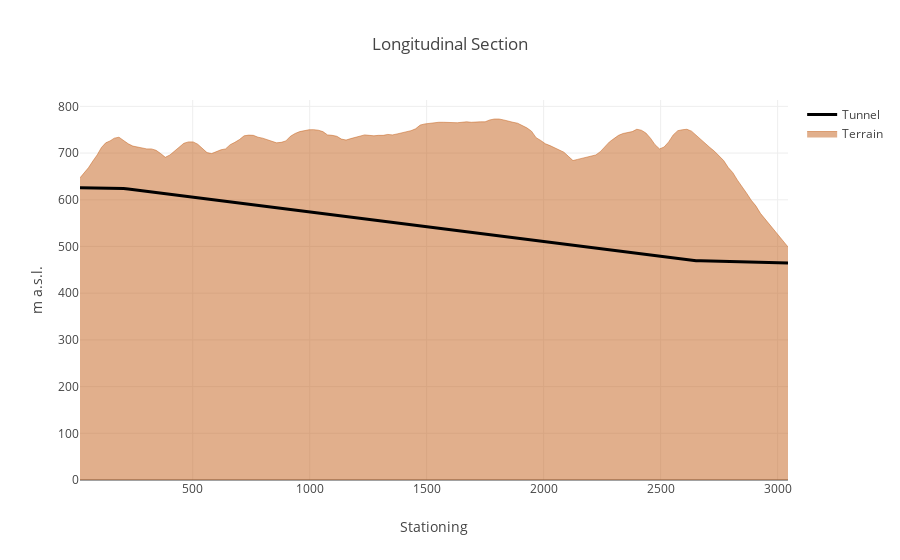
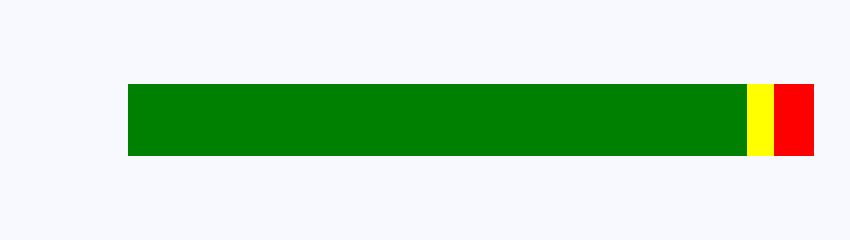

Notebook code cell kept with these figures, in order:
### Code cell
z_dtm_align = go.Scatter(
    x=alignment_stationed_df['distance_stat_sum'].tolist(),
    y=alignment_stationed_df['z_dtm_align'].tolist(),
    name = "Terrain",
    mode='lines',
    line=dict(width=0.5,
              color='rgb(196, 97, 26)'),
    fill='tonexty'
)

z_align_line = go.Scatter(
    x=alignment_stationed_df['distance_stat_sum'].tolist(),
    y=alignment_stationed_df['z_align'].tolist(),
    line=dict(width=3,
              color='rgb(0, 0, 0)'),
    name ="Tunnel"
)

data = [z_dtm_align, z_align_line]

layout = go.Layout(
    title='Longitudinal Section',
    showlegend=True,
    xaxis=dict(
        title= "Stationing",
    ),
    yaxis=dict(
        title = "m a.s.l."
    )
)

fig = go.Figure(data=data, layout=layout)
plotly.offline.iplot(fig, filename='stacked-area-plot')



# initialize variables 
x_data = []
y_data = []
traces = []

slope = buffer_all_df_sel['FS'].tolist(),
c = []
for i in range(len(buffer_all_df_sel.index)):
    if slope[0][i] <= 1.4:
        c.append('red')
    elif 1.4 < slope[0][i] < 1.8:
        c.append('yellow')
    else:
        c.append('green')

x_data = [buffer_all_df_sel['dist_stat'].tolist()]

y_data = ['test']

for i in range(0, len(x_data[0])):
    for xd, yd in zip(x_data, y_data):
        traces.append(go.Bar(
            x=[xd[i]],
            y=[yd],
            width = 0.3,
            orientation='h',
            marker=dict(
                color = c[i],
            ),
            hoverinfo = 'none',
        ))
        
layout = go.Layout(
    xaxis=dict(
        showgrid=False,
        showline=False,
        showticklabels=False,
        zeroline=False,
        domain=[0.15, 1]
    ),
    yaxis=dict(
        showgrid=False,
        showline=False,
        showticklabels=False,
        zeroline=False,
    ),
    barmode='stack',
    paper_bgcolor='rgb(248, 248, 255)',
    plot_bgcolor='rgb(248, 248, 255)',
    margin=dict(
        l=0,
        r=0,
        t=0,
        b=0
    ),
    showlegend=False,
    width=850,
    height=70,

)

fig = go.Figure(data=traces, layout=layout)
plotly.offline.iplot(fig, filename='bar-colorscale')

### Figure 1 — Plotly figure (JSON) as saved in the notebook; plotly's stock layout.template omitted (floating-point values rounded to 4 significant figures; data arrays with more than 128 entries replaced by an {"elided": "..."} marker saying what was removed)
{"data": [{"fill": "tonexty", "line": {"color": "rgb(196, 97, 26)", "width": 0.5}, "mode": "lines", "name": "Terrain", "type": "scatter", "x": {"elided": "156 float values"}, "y": {"elided": "156 float values"}}, {"line": {"color": "rgb(0, 0, 0)", "width": 3}, "name": "Tunnel", "type": "scatter", "x": {"elided": "156 float values"}, "y": {"elided": "156 float values"}}], "layout": {"showlegend": true, "title": "Longitudinal Section", "xaxis": {"title": "Stationing"}, "yaxis": {"title": "m a.s.l."}}}

### Figure 2 — Plotly figure (JSON) as saved in the notebook; plotly's stock layout.template omitted (floating-point values rounded to 4 significant figures)
{"data": [{"hoverinfo": "none", "marker": {"color": "green"}, "orientation": "h", "type": "bar", "width": 0.3, "x": [null], "y": ["test"]}, {"hoverinfo": "none", "marker": {"color": "green"}, "orientation": "h", "type": "bar", "width": 0.3, "x": [18.33], "y": ["test"]}, {"hoverinfo": "none", "marker": {"color": "green"}, "orientation": "h", "type": "bar", "width": 0.3, "x": [18.33], "y": ["test"]}, {"hoverinfo": "none", "marker": {"color": "green"}, "orientation": "h", "type": "bar", "width": 0.3, "x": [18.33], "y": ["test"]}, {"hoverinfo": "none", "marker": {"color": "green"}, "orientation": "h", "type": "bar", "width": 0.3, "x": [18.33], "y": ["test"]}, {"hoverinfo": "none", "marker": {"color": "green"}, "orientation": "h", "type": "bar", "width": 0.3, "x": [18.33], "y": ["test"]}, {"hoverinfo": "none", "marker": {"color": "green"}, "orientation": "h", "type": "bar", "width": 0.3, "x": [18.33], "y": ["test"]}, {"hoverinfo": "none", "marker": {"color": "green"}, "orientation": "h", "type": "bar", "width": 0.3, "x": [18.33], "y": ["test"]}, {"hoverinfo": "none", "marker": {"color": "green"}, "orientation": "h", "type": "bar", "width": 0.3, "x": [18.33], "y": ["test"]}, {"hoverinfo": "none", "marker": {"color": "green"}, "orientation": "h", "type": "bar", "width": 0.3, "x": [18.33], "y": ["test"]}, {"hoverinfo": "none", "marker": {"color": "green"}, "orientation": "h", "type": "bar", "width": 0.3, "x": [19.81], "y": ["test"]}, {"hoverinfo": "none", "marker": {"color": "green"}, "orientation": "h", "type": "bar", "width": 0.3, "x": [19.81], "y": ["test"]}, {"hoverinfo": "none", "marker": {"color": "green"}, "orientation": "h", "type": "bar", "width": 0.3, "x": [19.81], "y": ["test"]}, {"hoverinfo": "none", "marker": {"color": "green"}, "orientation": "h", "type": "bar", "width": 0.3, "x": [19.81], "y": ["test"]}, {"hoverinfo": "none", "marker": {"color": "green"}, "orientation": "h", "type": "bar", "width": 0.3, "x": [19.81], "y": ["test"]}, {"hoverinfo": "none", "marker": {"color": "green"}, "orientation": "h", "type": "bar", "width": 0.3, "x": [19.81], "y": ["test"]}, {"hoverinfo": "none", "marker": {"color": "green"}, "orientation": "h", "type": "bar", "width": 0.3, "x": [19.81], "y": ["test"]}, {"hoverinfo": "none", "marker": {"color": "green"}, "orientation": "h", "type": "bar", "width": 0.3, "x": [19.81], "y": ["test"]}, {"hoverinfo": "none", "marker": {"color": "green"}, "orientation": "h", "type": "bar", "width": 0.3, "x": [19.81], "y": ["test"]}, {"hoverinfo": "none", "marker": {"color": "green"}, "orientation": "h", "type": "bar", "width": 0.3, "x": [19.81], "y": ["test"]}, {"hoverinfo": "none", "marker": {"color": "green"}, "orientation": "h", "type": "bar", "width": 0.3, "x": [19.81], "y": ["test"]}, {"hoverinfo": "none", "marker": {"color": "green"}, "orientation": "h", "type": "bar", "width": 0.3, "x": [19.81], "y": ["test"]}, {"hoverinfo": "none", "marker": {"color": "green"}, "orientation": "h", "type": "bar", "width": 0.3, "x": [19.81], "y": ["test"]}, {"hoverinfo": "none", "marker": {"color": "green"}, "orientation": "h", "type": "bar", "width": 0.3, "x": [19.81], "y": ["test"]}, {"hoverinfo": "none", "marker": {"color": "green"}, "orientation": "h", "type": "bar", "width": 0.3, "x": [19.81], "y": ["test"]}, {"hoverinfo": "none", "marker": {"color": "green"}, "orientation": "h", "type": "bar", "width": 0.3, "x": [19.81], "y": ["test"]}, {"hoverinfo": "none", "marker": {"color": "green"}, "orientation": "h", "type": "bar", "width": 0.3, "x": [19.81], "y": ["test"]}, {"hoverinfo": "none", "marker": {"color": "green"}, "orientation": "h", "type": "bar", "width": 0.3, "x": [19.81], "y": ["test"]}, {"hoverinfo": "none", "marker": {"color": "green"}, "orientation": "h", "type": "bar", "width": 0.3, "x": [19.81], "y": ["test"]}, {"hoverinfo": "none", "marker": {"color": "green"}, "orientation": "h", "type": "bar", "width": 0.3, "x": [19.81], "y": ["test"]}, {"hoverinfo": "none", "marker": {"color": "green"}, "orientation": "h", "type": "bar", "width": 0.3, "x": [19.81], "y": ["test"]}, {"hoverinfo": "none", "marker": {"color": "green"}, "orientation": "h", "type": "bar", "width": 0.3, "x": [19.81], "y": ["test"]}, {"hoverinfo": "none", "marker": {"color": "green"}, "orientation": "h", "type": "bar", "width": 0.3, "x": [19.81], "y": ["test"]}, {"hoverinfo": "none", "marker": {"color": "green"}, "orientation": "h", "type": "bar", "width": 0.3, "x": [19.81], "y": ["test"]}, {"hoverinfo": "none", "marker": {"color": "green"}, "orientation": "h", "type": "bar", "width": 0.3, "x": [19.81], "y": ["test"]}, {"hoverinfo": "none", "marker": {"color": "green"}, "orientation": "h", "type": "bar", "width": 0.3, "x": [19.81], "y": ["test"]}, {"hoverinfo": "none", "marker": {"color": "green"}, "orientation": "h", "type": "bar", "width": 0.3, "x": [19.81], "y": ["test"]}, {"hoverinfo": "none", "marker": {"color": "green"}, "orientation": "h", "type": "bar", "width": 0.3, "x": [19.81], "y": ["test"]}, {"hoverinfo": "none", "marker": {"color": "green"}, "orientation": "h", "type": "bar", "width": 0.3, "x": [19.81], "y": ["test"]}, {"hoverinfo": "none", "marker": {"color": "green"}, "orientation": "h", "type": "bar", "width": 0.3, "x": [19.81], "y": ["test"]}, {"hoverinfo": "none", "marker": {"color": "green"}, "orientation": "h", "type": "bar", "width": 0.3, "x": [19.81], "y": ["test"]}, {"hoverinfo": "none", "marker": {"color": "green"}, "orientation": "h", "type": "bar", "width": 0.3, "x": [19.81], "y": ["test"]}, {"hoverinfo": "none", "marker": {"color": "green"}, "orientation": "h", "type": "bar", "width": 0.3, "x": [19.81], "y": ["test"]}, {"hoverinfo": "none", "marker": {"color": "green"}, "orientation": "h", "type": "bar", "width": 0.3, "x": [19.81], "y": ["test"]}, {"hoverinfo": "none", "marker": {"color": "green"}, "orientation": "h", "type": "bar", "width": 0.3, "x": [19.81], "y": ["test"]}, {"hoverinfo": "none", "marker": {"color": "green"}, "orientation": "h", "type": "bar", "width": 0.3, "x": [19.81], "y": ["test"]}, {"hoverinfo": "none", "marker": {"color": "green"}, "orientation": "h", "type": "bar", "width": 0.3, "x": [19.81], "y": ["test"]}, {"hoverinfo": "none", "marker": {"color": "green"}, "orientation": "h", "type": "bar", "width": 0.3, "x": [19.81], "y": ["test"]}, {"hoverinfo": "none", "marker": {"color": "green"}, "orientation": "h", "type": "bar", "width": 0.3, "x": [19.81], "y": ["test"]}, {"hoverinfo": "none", "marker": {"color": "green"}, "orientation": "h", "type": "bar", "width": 0.3, "x": [19.81], "y": ["test"]}, {"hoverinfo": "none", "marker": {"color": "green"}, "orientation": "h", "type": "bar", "width": 0.3, "x": [19.81], "y": ["test"]}, {"hoverinfo": "none", "marker": {"color": "green"}, "orientation": "h", "type": "bar", "width": 0.3, "x": [19.81], "y": ["test"]}, {"hoverinfo": "none", "marker": {"color": "green"}, "orientation": "h", "type": "bar", "width": 0.3, "x": [19.81], "y": ["test"]}, {"hoverinfo": "none", "marker": {"color": "green"}, "orientation": "h", "type": "bar", "width": 0.3, "x": [19.81], "y": ["test"]}, {"hoverinfo": "none", "marker": {"color": "green"}, "orientation": "h", "type": "bar", "width": 0.3, "x": [19.81], "y": ["test"]}, {"hoverinfo": "none", "marker": {"color": "green"}, "orientation": "h", "type": "bar", "width": 0.3, "x": [19.81], "y": ["test"]}, {"hoverinfo": "none", "marker": {"color": "green"}, "orientation": "h", "type": "bar", "width": 0.3, "x": [19.81], "y": ["test"]}, {"hoverinfo": "none", "marker": {"color": "green"}, "orientation": "h", "type": "bar", "width": 0.3, "x": [19.81], "y": ["test"]}, {"hoverinfo": "none", "marker": {"color": "green"}, "orientation": "h", "type": "bar", "width": 0.3, "x": [19.81], "y": ["test"]}, {"hoverinfo": "none", "marker": {"color": "green"}, "orientation": "h", "type": "bar", "width": 0.3, "x": [19.81], "y": ["test"]}, {"hoverinfo": "none", "marker": {"color": "green"}, "orientation": "h", "type": "bar", "width": 0.3, "x": [19.81], "y": ["test"]}, {"hoverinfo": "none", "marker": {"color": "green"}, "orientation": "h", "type": "bar", "width": 0.3, "x": [19.81], "y": ["test"]}, {"hoverinfo": "none", "marker": {"color": "green"}, "orientation": "h", "type": "bar", "width": 0.3, "x": [19.81], "y": ["test"]}, {"hoverinfo": "none", "marker": {"color": "green"}, "orientation": "h", "type": "bar", "width": 0.3, "x": [19.81], "y": ["test"]}, {"hoverinfo": "none", "marker": {"color": "green"}, "orientation": "h", "type": "bar", "width": 0.3, "x": [19.81], "y": ["test"]}, {"hoverinfo": "none", "marker": {"color": "green"}, "orientation": "h", "type": "bar", "width": 0.3, "x": [19.81], "y": ["test"]}, {"hoverinfo": "none", "marker": {"color": "green"}, "orientation": "h", "type": "bar", "width": 0.3, "x": [19.81], "y": ["test"]}, {"hoverinfo": "none", "marker": {"color": "green"}, "orientation": "h", "type": "bar", "width": 0.3, "x": [19.81], "y": ["test"]}, {"hoverinfo": "none", "marker": {"color": "green"}, "orientation": "h", "type": "bar", "width": 0.3, "x": [19.81], "y": ["test"]}, {"hoverinfo": "none", "marker": {"color": "green"}, "orientation": "h", "type": "bar", "width": 0.3, "x": [19.81], "y": ["test"]}, {"hoverinfo": "none", "marker": {"color": "green"}, "orientation": "h", "type": "bar", "width": 0.3, "x": [19.81], "y": ["test"]}, {"hoverinfo": "none", "marker": {"color": "green"}, "orientation": "h", "type": "bar", "width": 0.3, "x": [19.81], "y": ["test"]}, {"hoverinfo": "none", "marker": {"color": "green"}, "orientation": "h", "type": "bar", "width": 0.3, "x": [19.81], "y": ["test"]}, {"hoverinfo": "none", "marker": {"color": "green"}, "orientation": "h", "type": "bar", "width": 0.3, "x": [19.81], "y": ["test"]}, {"hoverinfo": "none", "marker": {"color": "green"}, "orientation": "h", "type": "bar", "width": 0.3, "x": [19.81], "y": ["test"]}, {"hoverinfo": "none", "marker": {"color": "green"}, "orientation": "h", "type": "bar", "width": 0.3, "x": [19.81], "y": ["test"]}, {"hoverinfo": "none", "marker": {"color": "green"}, "orientation": "h", "type": "bar", "width": 0.3, "x": [19.81], "y": ["test"]}, {"hoverinfo": "none", "marker": {"color": "green"}, "orientation": "h", "type": "bar", "width": 0.3, "x": [19.81], "y": ["test"]}, {"hoverinfo": "none", "marker": {"color": "green"}, "orientation": "h", "type": "bar", "width": 0.3, "x": [19.81], "y": ["test"]}, {"hoverinfo": "none", "marker": {"color": "green"}, "orientation": "h", "type": "bar", "width": 0.3, "x": [19.81], "y": ["test"]}, {"hoverinfo": "none", "marker": {"color": "green"}, "orientation": "h", "type": "bar", "width": 0.3, "x": [19.81], "y": ["test"]}, {"hoverinfo": "none", "marker": {"color": "green"}, "orientation": "h", "type": "bar", "width": 0.3, "x": [19.81], "y": ["test"]}, {"hoverinfo": "none", "marker": {"color": "green"}, "orientation": "h", "type": "bar", "width": 0.3, "x": [19.81], "y": ["test"]}, {"hoverinfo": "none", "marker": {"color": "green"}, "orientation": "h", "type": "bar", "width": 0.3, "x": [19.81], "y": ["test"]}, {"hoverinfo": "none", "marker": {"color": "green"}, "orientation": "h", "type": "bar", "width": 0.3, "x": [19.81], "y": ["test"]}, {"hoverinfo": "none", "marker": {"color": "green"}, "orientation": "h", "type": "bar", "width": 0.3, "x": [19.81], "y": ["test"]}, {"hoverinfo": "none", "marker": {"color": "green"}, "orientation": "h", "type": "bar", "width": 0.3, "x": [19.81], "y": ["test"]}, {"hoverinfo": "none", "marker": {"color": "green"}, "orientation": "h", "type": "bar", "width": 0.3, "x": [19.81], "y": ["test"]}, {"hoverinfo": "none", "marker": {"color": "green"}, "orientation": "h", "type": "bar", "width": 0.3, "x": [19.81], "y": ["test"]}, {"hoverinfo": "none", "marker": {"color": "green"}, "orientation": "h", "type": "bar", "width": 0.3, "x": [19.81], "y": ["test"]}, {"hoverinfo": "none", "marker": {"color": "green"}, "orientation": "h", "type": "bar", "width": 0.3, "x": [19.81], "y": ["test"]}, {"hoverinfo": "none", "marker": {"color": "green"}, "orientation": "h", "type": "bar", "width": 0.3, "x": [19.81], "y": ["test"]}, {"hoverinfo": "none", "marker": {"color": "green"}, "orientation": "h", "type": "bar", "width": 0.3, "x": [19.81], "y": ["test"]}, {"hoverinfo": "none", "marker": {"color": "green"}, "orientation": "h", "type": "bar", "width": 0.3, "x": [19.81], "y": ["test"]}, {"hoverinfo": "none", "marker": {"color": "green"}, "orientation": "h", "type": "bar", "width": 0.3, "x": [19.81], "y": ["test"]}, {"hoverinfo": "none", "marker": {"color": "green"}, "orientation": "h", "type": "bar", "width": 0.3, "x": [19.81], "y": ["test"]}, {"hoverinfo": "none", "marker": {"color": "green"}, "orientation": "h", "type": "bar", "width": 0.3, "x": [19.81], "y": ["test"]}, {"hoverinfo": "none", "marker": {"color": "green"}, "orientation": "h", "type": "bar", "width": 0.3, "x": [19.81], "y": ["test"]}, {"hoverinfo": "none", "marker": {"color": "green"}, "orientation": "h", "type": "bar", "width": 0.3, "x": [19.81], "y": ["test"]}, {"hoverinfo": "none", "marker": {"color": "green"}, "orientation": "h", "type": "bar", "width": 0.3, "x": [19.81], "y": ["test"]}, {"hoverinfo": "none", "marker": {"color": "green"}, "orientation": "h", "type": "bar", "width": 0.3, "x": [19.81], "y": ["test"]}, {"hoverinfo": "none", "marker": {"color": "green"}, "orientation": "h", "type": "bar", "width": 0.3, "x": [19.81], "y": ["test"]}, {"hoverinfo": "none", "marker": {"color": "green"}, "orientation": "h", "type": "bar", "width": 0.3, "x": [19.81], "y": ["test"]}, {"hoverinfo": "none", "marker": {"color": "green"}, "orientation": "h", "type": "bar", "width": 0.3, "x": [19.81], "y": ["test"]}, {"hoverinfo": "none", "marker": {"color": "green"}, "orientation": "h", "type": "bar", "width": 0.3, "x": [19.81], "y": ["test"]}, {"hoverinfo": "none", "marker": {"color": "green"}, "orientation": "h", "type": "bar", "width": 0.3, "x": [19.81], "y": ["test"]}, {"hoverinfo": "none", "marker": {"color": "green"}, "orientation": "h", "type": "bar", "width": 0.3, "x": [19.48], "y": ["test"]}, {"hoverinfo": "none", "marker": {"color": "green"}, "orientation": "h", "type": "bar", "width": 0.3, "x": [19.48], "y": ["test"]}, {"hoverinfo": "none", "marker": {"color": "green"}, "orientation": "h", "type": "bar", "width": 0.3, "x": [19.48], "y": ["test"]}, {"hoverinfo": "none", "marker": {"color": "green"}, "orientation": "h", "type": "bar", "width": 0.3, "x": [19.48], "y": ["test"]}, {"hoverinfo": "none", "marker": {"color": "green"}, "orientation": "h", "type": "bar", "width": 0.3, "x": [19.48], "y": ["test"]}, {"hoverinfo": "none", "marker": {"color": "green"}, "orientation": "h", "type": "bar", "width": 0.3, "x": [19.48], "y": ["test"]}, {"hoverinfo": "none", "marker": {"color": "green"}, "orientation": "h", "type": "bar", "width": 0.3, "x": [19.48], "y": ["test"]}, {"hoverinfo": "none", "marker": {"color": "green"}, "orientation": "h", "type": "bar", "width": 0.3, "x": [19.48], "y": ["test"]}, {"hoverinfo": "none", "marker": {"color": "green"}, "orientation": "h", "type": "bar", "width": 0.3, "x": [19.48], "y": ["test"]}, {"hoverinfo": "none", "marker": {"color": "green"}, "orientation": "h", "type": "bar", "width": 0.3, "x": [19.48], "y": ["test"]}, {"hoverinfo": "none", "marker": {"color": "green"}, "orientation": "h", "type": "bar", "width": 0.3, "x": [19.48], "y": ["test"]}, {"hoverinfo": "none", "marker": {"color": "green"}, "orientation": "h", "type": "bar", "width": 0.3, "x": [19.48], "y": ["test"]}, {"hoverinfo": "none", "marker": {"color": "green"}, "orientation": "h", "type": "bar", "width": 0.3, "x": [19.48], "y": ["test"]}, {"hoverinfo": "none", "marker": {"color": "green"}, "orientation": "h", "type": "bar", "width": 0.3, "x": [19.48], "y": ["test"]}, {"hoverinfo": "none", "marker": {"color": "green"}, "orientation": "h", "type": "bar", "width": 0.3, "x": [19.48], "y": ["test"]}, {"hoverinfo": "none", "marker": {"color": "green"}, "orientation": "h", "type": "bar", "width": 0.3, "x": [19.48], "y": ["test"]}, {"hoverinfo": "none", "marker": {"color": "green"}, "orientation": "h", "type": "bar", "width": 0.3, "x": [19.48], "y": ["test"]}, {"hoverinfo": "none", "marker": {"color": "green"}, "orientation": "h", "type": "bar", "width": 0.3, "x": [19.48], "y": ["test"]}, {"hoverinfo": "none", "marker": {"color": "green"}, "orientation": "h", "type": "bar", "width": 0.3, "x": [19.48], "y": ["test"]}, {"hoverinfo": "none", "marker": {"color": "green"}, "orientation": "h", "type": "bar", "width": 0.3, "x": [19.48], "y": ["test"]}, {"hoverinfo": "none", "marker": {"color": "green"}, "orientation": "h", "type": "bar", "width": 0.3, "x": [19.48], "y": ["test"]}, {"hoverinfo": "none", "marker": {"color": "green"}, "orientation": "h", "type": "bar", "width": 0.3, "x": [19.48], "y": ["test"]}, {"hoverinfo": "none", "marker": {"color": "green"}, "orientation": "h", "type": "bar", "width": 0.3, "x": [19.48], "y": ["test"]}, {"hoverinfo": "none", "marker": {"color": "green"}, "orientation": "h", "type": "bar", "width": 0.3, "x": [19.48], "y": ["test"]}, {"hoverinfo": "none", "marker": {"color": "green"}, "orientation": "h", "type": "bar", "width": 0.3, "x": [19.48], "y": ["test"]}, {"hoverinfo": "none", "marker": {"color": "green"}, "orientation": "h", "type": "bar", "width": 0.3, "x": [19.48], "y": ["test"]}, {"hoverinfo": "none", "marker": {"color": "green"}, "orientation": "h", "type": "bar", "width": 0.3, "x": [19.48], "y": ["test"]}, {"hoverinfo": "none", "marker": {"color": "green"}, "orientation": "h", "type": "bar", "width": 0.3, "x": [19.48], "y": ["test"]}, {"hoverinfo": "none", "marker": {"color": "green"}, "orientation": "h", "type": "bar", "width": 0.3, "x": [19.64], "y": ["test"]}, {"hoverinfo": "none", "marker": {"color": "green"}, "orientation": "h", "type": "bar", "width": 0.3, "x": [19.64], "y": ["test"]}, {"hoverinfo": "none", "marker": {"color": "green"}, "orientation": "h", "type": "bar", "width": 0.3, "x": [19.64], "y": ["test"]}, {"hoverinfo": "none", "marker": {"color": "green"}, "orientation": "h", "type": "bar", "width": 0.3, "x": [19.64], "y": ["test"]}, {"hoverinfo": "none", "marker": {"color": "green"}, "orientation": "h", "type": "bar", "width": 0.3, "x": [19.64], "y": ["test"]}, {"hoverinfo": "none", "marker": {"color": "green"}, "orientation": "h", "type": "bar", "width": 0.3, "x": [19.64], "y": ["test"]}, {"hoverinfo": "none", "marker": {"color": "green"}, "orientation": "h", "type": "bar", "width": 0.3, "x": [19.64], "y": ["test"]}, {"hoverinfo": "none", "marker": {"color": "yellow"}, "orientation": "h", "type": "bar", "width": 0.3, "x": [19.64], "y": ["test"]}, {"hoverinfo": "none", "marker": {"color": "yellow"}, "orientation": "h", "type": "bar", "width": 0.3, "x": [19.64], "y": ["test"]}, {"hoverinfo": "none", "marker": {"color": "yellow"}, "orientation": "h", "type": "bar", "width": 0.3, "x": [19.64], "y": ["test"]}, {"hoverinfo": "none", "marker": {"color": "yellow"}, "orientation": "h", "type": "bar", "width": 0.3, "x": [19.64], "y": ["test"]}, {"hoverinfo": "none", "marker": {"color": "yellow"}, "orientation": "h", "type": "bar", "width": 0.3, "x": [19.64], "y": ["test"]}, {"hoverinfo": "none", "marker": {"color": "yellow"}, "orientation": "h", "type": "bar", "width": 0.3, "x": [19.64], "y": ["test"]}, {"hoverinfo": "none", "marker": {"color": "red"}, "orientation": "h", "type": "bar", "width": 0.3, "x": [19.64], "y": ["test"]}, {"hoverinfo": "none", "marker": {"color": "red"}, "orientation": "h", "type": "bar", "width": 0.3, "x": [19.64], "y": ["test"]}, {"hoverinfo": "none", "marker": {"color": "red"}, "orientation": "h", "type": "bar", "width": 0.3, "x": [19.64], "y": ["test"]}, {"hoverinfo": "none", "marker": {"color": "red"}, "orientation": "h", "type": "bar", "width": 0.3, "x": [19.64], "y": ["test"]}, {"hoverinfo": "none", "marker": {"color": "red"}, "orientation": "h", "type": "bar", "width": 0.3, "x": [19.64], "y": ["test"]}, {"hoverinfo": "none", "marker": {"color": "red"}, "orientation": "h", "type": "bar", "width": 0.3, "x": [19.64], "y": ["test"]}, {"hoverinfo": "none", "marker": {"color": "red"}, "orientation": "h", "type": "bar", "width": 0.3, "x": [19.64], "y": ["test"]}, {"hoverinfo": "none", "marker": {"color": "red"}, "orientation": "h", "type": "bar", "width": 0.3, "x": [19.64], "y": ["test"]}, {"hoverinfo": "none", "marker": {"color": "red"}, "orientation": "h", "type": "bar", "width": 0.3, "x": [19.64], "y": ["test"]}], "layout": {"barmode": "stack", "height": 70, "margin": {"b": 0, "l": 0, "r": 0, "t": 0}, "paper_bgcolor": "rgb(248, 248, 255)", "plot_bgcolor": "rgb(248, 248, 255)", "showlegend": false, "width": 850, "xaxis": {"domain": [0.15, 1], "showgrid": false, "showline": false, "showticklabels": false, "zeroline": false}, "yaxis": {"showgrid": false, "showline": false, "showticklabels": false, "zeroline": false}}}
